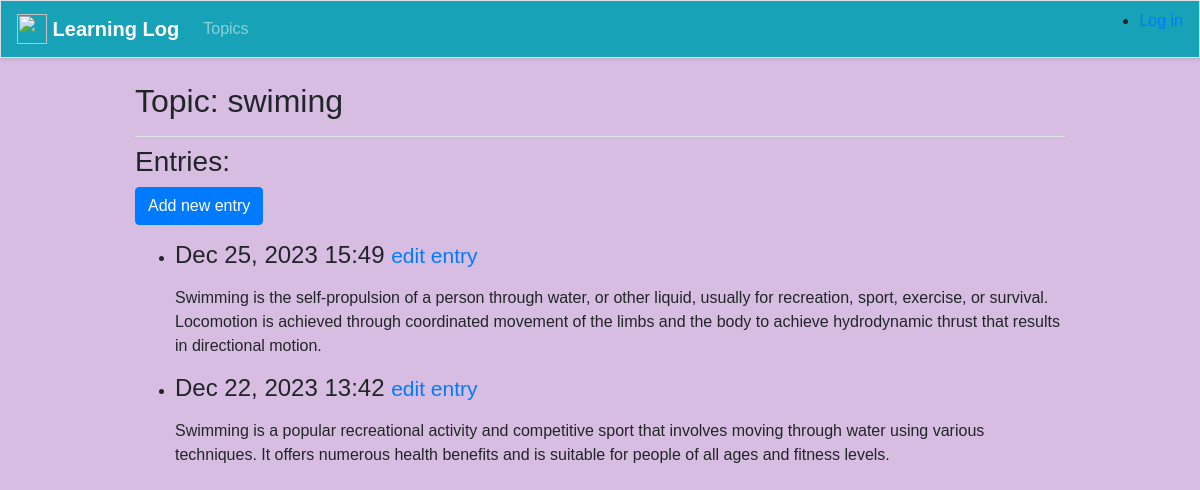
The app's page /topics/2/ with its own data.
### learning_logs/models.py (models this page shows, shortened)
class Topic(models.Model):
    text= models.CharField(max_length=200)  #text adında bir Charfield tanımlıyoruz ve bu veri tabanında bir sütun oluşturur
    date_added = models.DateTimeField(auto_now_add=True)
    def __str__(self):
        return self.text

class Entry(models.Model):
    topic=models.ForeignKey(Topic, on_delete=models.CASCADE)
    text=models.TextField()
    date_added = models.DateTimeField(auto_now_add=True) # Entry nin oluşturulduğu zaman
    class Meta:
        verbose_name_plural = 'entries'

### learning_logs/views.py (the view)
# urls.py: path('topics/<int:topic_id>/', views.topic, name='topic'),
def topic(request, topic_id):
    topic = Topic.objects.get(id=topic_id)
    entries = topic.entry_set.order_by('-date_added')
    context = {'topic': topic, 'entries': entries}
    return render(request, 'Learning_logs/topic.html', context)

### learning_logs/templates/learning_logs/topic.html
{% extends 'learning_logs/base.html' %}
{% block page_header %}
        <h2>Topic: {{ topic }}</h2>
{% endblock page_header %}
{% block content %}
    <h3>Entries:</h3>
    <p>
        <a href="{% url 'learning_logs:new_entry' topic.id %}" class="btn btn-primary">
            Add new entry</a>
    </p>
    <ul>
        {% for entry in entries %}
           <li>
               <h4>{{ entry.date_added | date:'M d, Y H:i' }}
                   <small><a href="{% url 'learning_logs:edit_entry' entry.id %}">edit entry</a></small>
               </h4>
               <p>{{ entry.text | linebreaks }}</p>
           </li>
        {% empty %}
           <li>There are no entries for this topic yet.</li>
        {% endfor %}
    </ul>
{% endblock content %}

### learning_logs/templates/learning_logs/base.html (style rules this page uses)
body { font-family: Arial, sans-serif; background-color: #D7BDE2 ; }

### records on screen
Topic: text "swiming"
Entry: date_added "Dec 25, 2023 15:49", text "Swimming is the self-propulsion of a person through water, or other liquid, usually for recreation, sport, exercise, or survival. Locomotion is achieved through coordinated movement of the limbs and the body to achieve hydrodynamic thrust that results in directional motion."
Entry: date_added "Dec 22, 2023 13:42", text "Swimming is a popular recreational activity and competitive sport that involves moving through water using various techniques. It offers numerous health benefits and is suitable for people of all ages and fitness levels."
